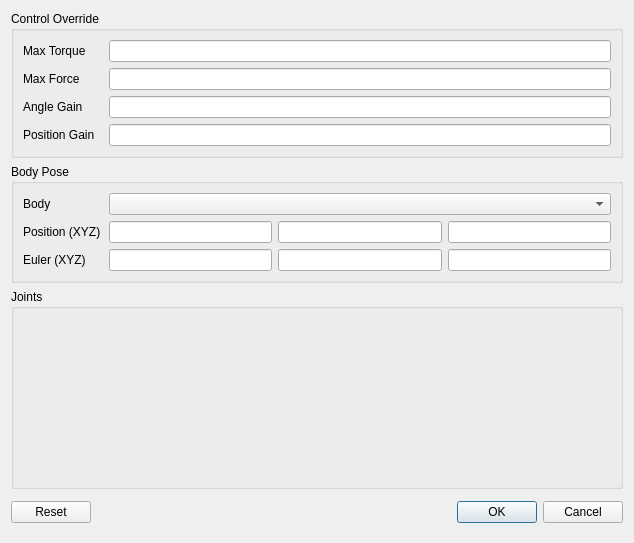
<?xml version="1.0" encoding="UTF-8"?>
<ui version="4.0">
 <class>DialogAssembly</class>
 <widget class="QDialog" name="DialogAssembly">
  <property name="geometry">
   <rect>
    <x>0</x>
    <y>0</y>
    <width>634</width>
    <height>510</height>
   </rect>
  </property>
  <property name="windowTitle">
   <string>Dialog</string>
  </property>
  <layout class="QGridLayout" name="gridLayout_4">
   <item row="0" column="0">
    <widget class="QGroupBox" name="groupBox">
     <property name="title">
      <string>Control Override</string>
     </property>
     <layout class="QGridLayout" name="gridLayout_3">
      <item row="0" column="0">
       <widget class="QLabel" name="label_3">
        <property name="minimumSize">
         <size>
          <width>80</width>
          <height>0</height>
         </size>
        </property>
        <property name="text">
         <string>Max Torque</string>
        </property>
       </widget>
      </item>
      <item row="1" column="0">
       <widget class="QLabel" name="label_6">
        <property name="text">
         <string>Max Force</string>
        </property>
       </widget>
      </item>
      <item row="1" column="1">
       <widget class="LineEditDouble" name="lineEditMaxForce"/>
      </item>
      <item row="2" column="1">
       <widget class="LineEditDouble" name="lineEditAngleGain"/>
      </item>
      <item row="3" column="0">
       <widget class="QLabel" name="label_7">
        <property name="text">
         <string>Position Gain</string>
        </property>
       </widget>
      </item>
      <item row="0" column="1">
       <widget class="LineEditDouble" name="lineEditMaxTorque"/>
      </item>
      <item row="3" column="1">
       <widget class="LineEditDouble" name="lineEditPositionGain"/>
      </item>
      <item row="2" column="0">
       <widget class="QLabel" name="label_5">
        <property name="text">
         <string>Angle Gain</string>
        </property>
       </widget>
      </item>
     </layout>
    </widget>
   </item>
   <item row="1" column="0">
    <widget class="QGroupBox" name="groupBoxBodyPose">
     <property name="title">
      <string>Body Pose</string>
     </property>
     <layout class="QGridLayout" name="gridLayout_2">
      <item row="0" column="0">
       <widget class="QLabel" name="label">
        <property name="minimumSize">
         <size>
          <width>80</width>
          <height>0</height>
         </size>
        </property>
        <property name="text">
         <string>Body</string>
        </property>
       </widget>
      </item>
      <item row="0" column="1" colspan="3">
       <widget class="QComboBox" name="comboBoxBodyList"/>
      </item>
      <item row="1" column="1">
       <widget class="LineEditDouble" name="lineEditX"/>
      </item>
      <item row="1" column="2">
       <widget class="LineEditDouble" name="lineEditY"/>
      </item>
      <item row="1" column="3">
       <widget class="LineEditDouble" name="lineEditZ"/>
      </item>
      <item row="2" column="1">
       <widget class="LineEditDouble" name="lineEditXR"/>
      </item>
      <item row="2" column="2">
       <widget class="LineEditDouble" name="lineEditYR"/>
      </item>
      <item row="2" column="3">
       <widget class="LineEditDouble" name="lineEditZR"/>
      </item>
      <item row="1" column="0">
       <widget class="QLabel" name="label_4">
        <property name="text">
         <string>Position (XYZ)</string>
        </property>
       </widget>
      </item>
      <item row="2" column="0">
       <widget class="QLabel" name="label_2">
        <property name="text">
         <string>Euler (XYZ)</string>
        </property>
       </widget>
      </item>
     </layout>
    </widget>
   </item>
   <item row="2" column="0">
    <widget class="QGroupBox" name="groupBoxJoints">
     <property name="sizePolicy">
      <sizepolicy hsizetype="Preferred" vsizetype="Expanding">
       <horstretch>0</horstretch>
       <verstretch>0</verstretch>
      </sizepolicy>
     </property>
     <property name="minimumSize">
      <size>
       <width>200</width>
       <height>200</height>
      </size>
     </property>
     <property name="title">
      <string>Joints</string>
     </property>
    </widget>
   </item>
   <item row="3" column="0">
    <widget class="QWidget" name="widget" native="true">
     <layout class="QGridLayout" name="gridLayout">
      <property name="leftMargin">
       <number>0</number>
      </property>
      <property name="topMargin">
       <number>6</number>
      </property>
      <property name="rightMargin">
       <number>0</number>
      </property>
      <item row="0" column="3">
       <widget class="QPushButton" name="pushButtonCancel">
        <property name="text">
         <string>Cancel</string>
        </property>
       </widget>
      </item>
      <item row="0" column="2">
       <widget class="QPushButton" name="pushButtonOK">
        <property name="text">
         <string>OK</string>
        </property>
        <property name="default">
         <bool>true</bool>
        </property>
       </widget>
      </item>
      <item row="0" column="1">
       <spacer name="horizontalSpacer">
        <property name="orientation">
         <enum>Qt::Horizontal</enum>
        </property>
        <property name="sizeHint" stdset="0">
         <size>
          <width>454</width>
          <height>20</height>
         </size>
        </property>
       </spacer>
      </item>
      <item row="0" column="0">
       <widget class="QPushButton" name="pushButtonReset">
        <property name="text">
         <string>Reset</string>
        </property>
       </widget>
      </item>
     </layout>
    </widget>
   </item>
  </layout>
 </widget>
 <customwidgets>
  <customwidget>
   <class>LineEditDouble</class>
   <extends>QLineEdit</extends>
   <header>LineEditDouble.h</header>
  </customwidget>
 </customwidgets>
 <tabstops>
  <tabstop>lineEditMaxTorque</tabstop>
  <tabstop>lineEditMaxForce</tabstop>
  <tabstop>lineEditAngleGain</tabstop>
  <tabstop>lineEditPositionGain</tabstop>
  <tabstop>comboBoxBodyList</tabstop>
  <tabstop>lineEditX</tabstop>
  <tabstop>lineEditY</tabstop>
  <tabstop>lineEditZ</tabstop>
  <tabstop>lineEditXR</tabstop>
  <tabstop>lineEditYR</tabstop>
  <tabstop>lineEditZR</tabstop>
  <tabstop>pushButtonOK</tabstop>
  <tabstop>pushButtonCancel</tabstop>
 </tabstops>
 <resources/>
 <connections/>
</ui>
